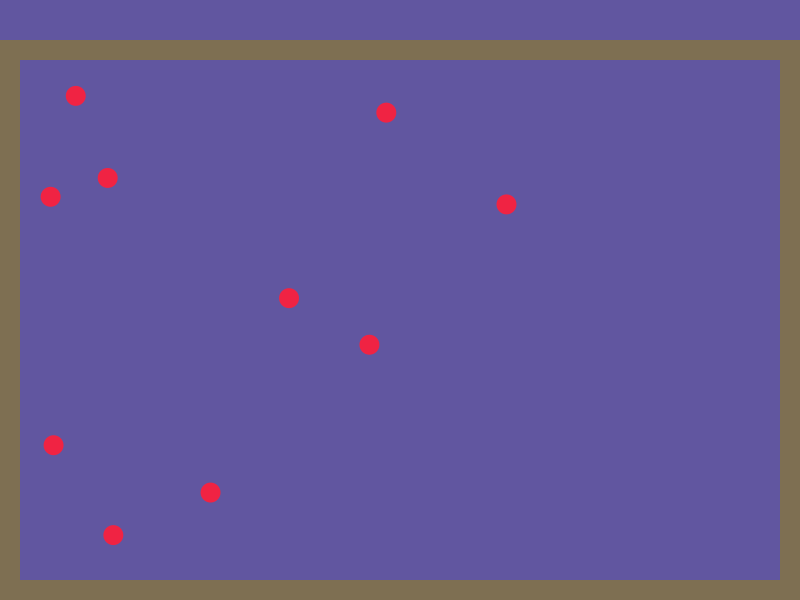
Frame 1 (no input)
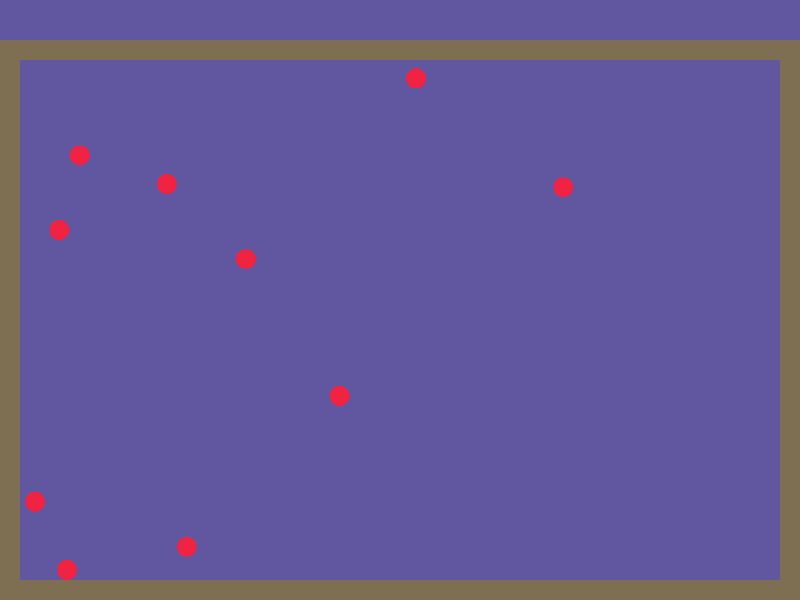
Frame 60 (the mouse pressed at the canvas centre just before this capture)
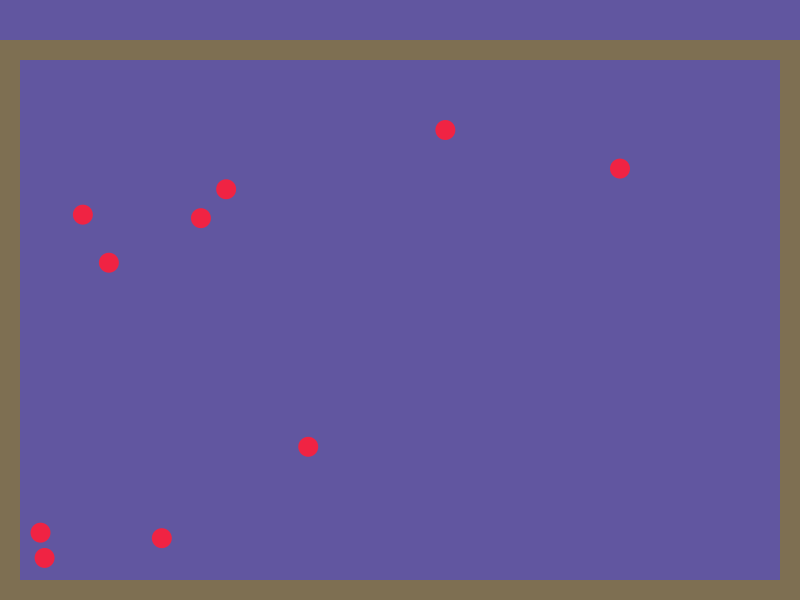
Frame 120 (the mouse held since frame 60 and released just before this capture)

The Processing sketch that drew these frames (run headless with seeded random() and noise(); from frame 60 on, the mouse is pressed at the canvas centre):

// Processing sketch: encerrarpelotitas
// ── encerrarpelotitas.pde
ArrayList<Pelota> pelotas;
Constructor c;
Input input;
Nivel nivel;

void setup() {
  size(800, 600);
  input = new Input();
  pelotas = new ArrayList<Pelota>();
  for (int i = 0; i < 10; i++) {
    pelotas.add(new Pelota(random(40, width-40), random(80, height-40)));
  }
  nivel = new Nivel(0, 40, width/20, height/20-2, 20);
}

void draw() {
  background(#6156A0);
  nivel.act();
  if (input.released && c == null) {
    int dir = 0; 
    if (abs(input.amouseX-mouseX) < abs(input.amouseY-mouseY)) dir = 1;
    boolean choca = false;
    for (int i = 0; i < pelotas.size(); i++) {
      Pelota aux = pelotas.get(i);
      int xx = 0; 
      int yy = 40; 
      int tam = nivel.tam;
      if (colisionRect(aux.x, aux.y, aux.tam, aux.tam, nivel.x+(mouseX/20)*tam+tam/2, nivel.y+(mouseY/20-2)*tam+tam/2, tam, tam)) {
        choca = true;
      }
    }
    if (!choca && nivel.tiles[mouseX/20][mouseY/20-2] == 0)
      c = new Constructor(mouseX/20, mouseY/20-2, dir);
  }
  if (c != null) {
    c.act();
    if (c.eliminar) {
      nivel.buscarZonas();
      c = null;
    }
  }
  for (int i = 0; i < pelotas.size(); i++) {
    Pelota aux = pelotas.get(i);
    aux.act();
    for (int j = i+1; j < pelotas.size(); j++) {
      Pelota aux2 = pelotas.get(j);
      aux.colisiona(aux2);
    }
  }
  input.act();
}

void keyPressed() {
  input.event(true);
}
void keyReleased() {
  input.event(false);
}

void mousePressed() {
  input.mpress();
}
void mouseReleased() {
  input.mreleased();
}

class Key { 
  boolean press, click;
  int clickCount;
  void act() {
    if (!focused) release();
    click = false;
    if (press) clickCount++;
  }
  void press() {
    if (!press) {
      click = true; 
      press = true;
      clickCount = 0;
    }
  }
  void release() {
    press = false;
  }
  void event(boolean estado) {
    if (estado) press();
    else release();
  }
}

class Input {
  boolean click, dclick, press, released, kclick, kpress, kreleased;
  int amouseX, amouseY;
  int pressCount, mouseWheel, timepress;
  ;
  Key CONTROL; 
  Input() {
    click = dclick = released = press = false;
    kclick = kreleased = kpress = false;
    pressCount = 0;

    CONTROL = new Key();
  }
  void act() {
    mouseWheel = 0;
    if (press) {
      pressCount++;
    }
    click = dclick = released = false;
    kclick = kreleased = false;

    CONTROL.act();
  }
  void mpress() {
    amouseX = mouseX;
    amouseY = mouseY;
    click = true;
    press = true;
  }
  void mreleased() {
    released= true;
    press = false;
    if (millis() - timepress < 400) dclick = true;
    timepress = millis();
  }

  void event(boolean estado) {
    if (estado) {
      kclick = true;
      kpress= true;
    }
    else {
      kreleased = true;
      press = false;
    }
    if (keyCode == 17) CONTROL.event(estado);
  }
}

class Nivel {
  int x, y, w, h, tam;
  int[][] tiles;
  Nivel(int x, int y, int w, int h, int tam) {
    this.x = x; 
    this.y = y;
    this.w = w; 
    this.h = h; 
    this.tam = tam;
    tiles = new int[w][h];
    for (int j = 0; j < h; j++) {
      for (int i = 0; i < w; i++) {
        tiles[i][j] = 0;
        if (i == 0 || i == w-1 || j == 0 || j == h-1) {
          tiles[i][j] = 1;
        }
      }
    }
  }
  void act() {
    dibujar();
  }
  void dibujar() {
    noStroke();
    for (int j = 0; j < h; j++) {
      for (int i = 0; i < w; i++) {
        switch(tiles[i][j]) {
          case 1:
          fill(#7E6F52);
          rect(x+i*tam, y+j*tam, tam, tam);
          break;
        }
      }
    }
  }
  boolean colisiona(Pelota p) {
    for (int j = 0; j < h; j++) {
      for (int i = 0; i < w; i++) {
        if (tiles[i][j] > 0 && colisionRect(x+i*tam+tam/2, y+j*tam+tam/2, tam, tam, p.x, p.y, p.tam, p.tam)) {
          return true;
        }
      }
    }
    return false;
  }
  void buscarZonas(){
    int cant = 0;
    ArrayList<PVector> casillas = new ArrayList<PVector>();
    for (int j = 0; j < h; j++) {
      for (int i = 0; i < w; i++) {
        if(tiles[i][j] == 0){
          boolean nueva = true;
          int zona = cant;
          for(int k = 0; k < casillas.size(); k++){
            PVector otro = casillas.get(k);
            if(abs(i-otro.x) <= 1 && abs(j-otro.y) <= 1){
              nueva = false;
              zona = int(otro.z);
            }
          }
          if(nueva){
            cant++;
          }
          casillas.add(new PVector(i, j, zona));
        }
      }
    }
    for(int j = 0; j < casillas.size(); j++){
      PVector cas = casillas.get(j);
      for(int i = 0; i < casillas.size(); i++){
        PVector otra = casillas.get(i);
        if(cas.z == otra.z) continue;
        if(abs(cas.x-otra.x) <= 1 && abs(cas.y-otra.y) <= 1){
          cant--;
          for(int k = 0; k < casillas.size(); k++){
            PVector rem = casillas.get(k);
            if(rem.z == cas.z || rem.z == otra.z){
              rem.z = min(cas.z, otra.z);
            }else if(int(rem.z) == cant) rem.z = max(cas.z, otra.z);
          }
          i--;
        }
      }
    }
    int cl = 0;
    for(int i = 0; i < cant; i++){
      boolean llenar = true;
      for(int j = 0; j < casillas.size(); j++){
        if(int(casillas.get(j).z) != i) continue;
        int ii = int(casillas.get(j).x);
        int jj = int(casillas.get(j).y);
        for(int k = 0; k < pelotas.size(); k++){
          Pelota p = pelotas.get(k);
          if (colisionRect(nivel.x+ii*nivel.tam+nivel.tam/2, nivel.y+jj*nivel.tam+nivel.tam/2, tam, tam, p.x, p.y, p.tam, p.tam)) {
            llenar = false;
          }
        }
      }
      if (llenar) {
        for(int j = 0; j < casillas.size(); j++){
          if(int(casillas.get(j).z) != i) continue;
          int ii = int(casillas.get(j).x);
          int jj = int(casillas.get(j).y);
          tiles[ii][jj] = 1;
        }
      }
    }
    println(cant, cl);
  }
}

class Pelota {
  float x, y, tam;
  float ang, vel, velx, vely;
  Pelota(float x, float y) {
    this.x = x;
    this.y = y;
    tam = 20;
    ang = random(TWO_PI);
    vel = 1; 
    velx = cos(ang)*vel;
    vely = sin(ang)*vel;
  }
  void act() {
    //float antx = x;
    //float anty = y;
    x += velx;
    if (nivel.colisiona(this)) {
      velx *= -1;
      x += velx;
    }
    y += vely;
    if (nivel.colisiona(this)) {
      vely *= -1;
      y += vely;
    }
    dibujar();
  }
  void dibujar() {
    fill(240, 35, 67);
    ellipse(x, y, tam, tam);
  }
  boolean colisiona(Pelota p) {
    float dx = x - p.x;
    float dy = y - p.y;
    float dist = round(sqrt(dx*dx + dy*dy));
    if (dist <= (tam/2 + p.tam/2)) {
      /*
      float angle = atan2(dy, dx);
       float sin = sin(angle);
       float cos = cos(angle);
       
       float v1x = velx * cos;
       float v2x = p.velx * cos;
       float v1y = vely * sin;
       float v2y = p.vely * sin;
       velx = v2x; 
       p.velx = v1x;
       vely = v1y; 
       p.vely = v2y;
       */
       return true;
     }
     return false;
   }
 }

 class Constructor {
  boolean eliminar, l1, l2;
  int ix, iy, dir, vel, time;
  Constructor(int ix, int iy, int dir) {
    this.ix = ix;
    this.iy = iy;
    this.dir = dir;
    time = 0;
    vel = 5;
    nivel.tiles[ix][iy] = 1;
    l1 = l2 = true;
  }
  void act() {
    time++;
    if (time%vel == 0) {
      int incx = 0;
      int incy = 0;
      if (dir == 0)
        incx = time/vel;
      else
        incy = time/vel;
      if (l1) {
        int x = ix-incx;
        int y = iy-incy;
        if (x >= 0 && y >= 0 && nivel.tiles[x][y] == 0) {
          boolean choca = false;
          for (int i = 0; i < pelotas.size(); i++) {
            Pelota aux = pelotas.get(i);
            int xx = 0; 
            int yy = 40; 
            int tam = nivel.tam;
            if (colisionRect(aux.x, aux.y, aux.tam, aux.tam, xx+x*tam+tam/2, yy+y*tam+tam/2, tam, tam)) {
              choca = true;
            }
          }
          if (choca)
            l1 = false; 
          else
            nivel.tiles[ix-incx][iy-incy] = 1;
        } 
        else 
          l1 = false;
      }
      if (l2) {
        int x = ix+incx;
        int y = iy+incy;
        if (x < nivel.w && y < nivel.h && nivel.tiles[x][y] == 0) {
          boolean choca = false;
          for (int i = 0; i < pelotas.size(); i++) {
            Pelota aux = pelotas.get(i);
            int xx = 0; 
            int yy = 40; 
            int tam = nivel.tam;
            if (colisionRect(aux.x, aux.y, aux.tam, aux.tam, xx+x*tam+tam/2, yy+y*tam+tam/2, tam, tam)) {
              choca = true;
            }
          }
          if (choca)
            l2 = false; 
          else
            nivel.tiles[x][y] = 1;
        }
        else 
          l2 = false;
      }
      if (!l1 && !l2) {
        eliminar = true;
      }
    }
    dibujar();
  }
  void dibujar() {
    fill(#5475BC);
    ellipse(ix*20+10, iy*20+10+40, 18, 18);
  }
}

boolean colisionRect(float x1, float y1, float w1, float h1, float x2, float y2, float w2, float h2) {
  float disX = w1/2 + w2/2;
  float disY = h1/2 + h2/2;
  if (abs(x1 - x2) < disX && abs(y1 - y2) < disY) {
    return true;
  }  
  return false;
}
